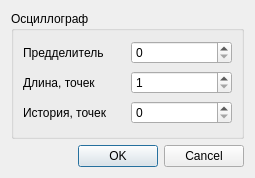
<?xml version="1.0" encoding="UTF-8"?>
<ui version="4.0">
 <class>SDOScopeParamsDlg</class>
 <widget class="QDialog" name="SDOScopeParamsDlg">
  <property name="geometry">
   <rect>
    <x>0</x>
    <y>0</y>
    <width>255</width>
    <height>178</height>
   </rect>
  </property>
  <property name="windowTitle">
   <string>Параметры</string>
  </property>
  <layout class="QVBoxLayout" name="verticalLayout">
   <item>
    <widget class="QGroupBox" name="gbScope">
     <property name="title">
      <string>Осциллограф</string>
     </property>
     <layout class="QGridLayout" name="gridLayout">
      <item row="0" column="0">
       <widget class="QLabel" name="lblPrescaler">
        <property name="text">
         <string>Предделитель</string>
        </property>
       </widget>
      </item>
      <item row="0" column="1">
       <widget class="QSpinBox" name="sbPrescaler">
        <property name="maximum">
         <number>1023</number>
        </property>
       </widget>
      </item>
      <item row="1" column="0">
       <widget class="QLabel" name="lblSamples">
        <property name="text">
         <string>Длина, точек</string>
        </property>
       </widget>
      </item>
      <item row="1" column="1">
       <widget class="QSpinBox" name="sbSamples">
        <property name="minimum">
         <number>1</number>
        </property>
       </widget>
      </item>
      <item row="2" column="0">
       <widget class="QLabel" name="lblHistory">
        <property name="text">
         <string>История, точек</string>
        </property>
       </widget>
      </item>
      <item row="2" column="1">
       <widget class="QSpinBox" name="sbHistory"/>
      </item>
     </layout>
    </widget>
   </item>
   <item>
    <widget class="QDialogButtonBox" name="buttonBox">
     <property name="orientation">
      <enum>Qt::Horizontal</enum>
     </property>
     <property name="standardButtons">
      <set>QDialogButtonBox::Cancel|QDialogButtonBox::Ok</set>
     </property>
    </widget>
   </item>
  </layout>
 </widget>
 <resources/>
 <connections>
  <connection>
   <sender>buttonBox</sender>
   <signal>accepted()</signal>
   <receiver>SDOScopeParamsDlg</receiver>
   <slot>accept()</slot>
   <hints>
    <hint type="sourcelabel">
     <x>248</x>
     <y>254</y>
    </hint>
    <hint type="destinationlabel">
     <x>157</x>
     <y>274</y>
    </hint>
   </hints>
  </connection>
  <connection>
   <sender>buttonBox</sender>
   <signal>rejected()</signal>
   <receiver>SDOScopeParamsDlg</receiver>
   <slot>reject()</slot>
   <hints>
    <hint type="sourcelabel">
     <x>316</x>
     <y>260</y>
    </hint>
    <hint type="destinationlabel">
     <x>286</x>
     <y>274</y>
    </hint>
   </hints>
  </connection>
 </connections>
</ui>
